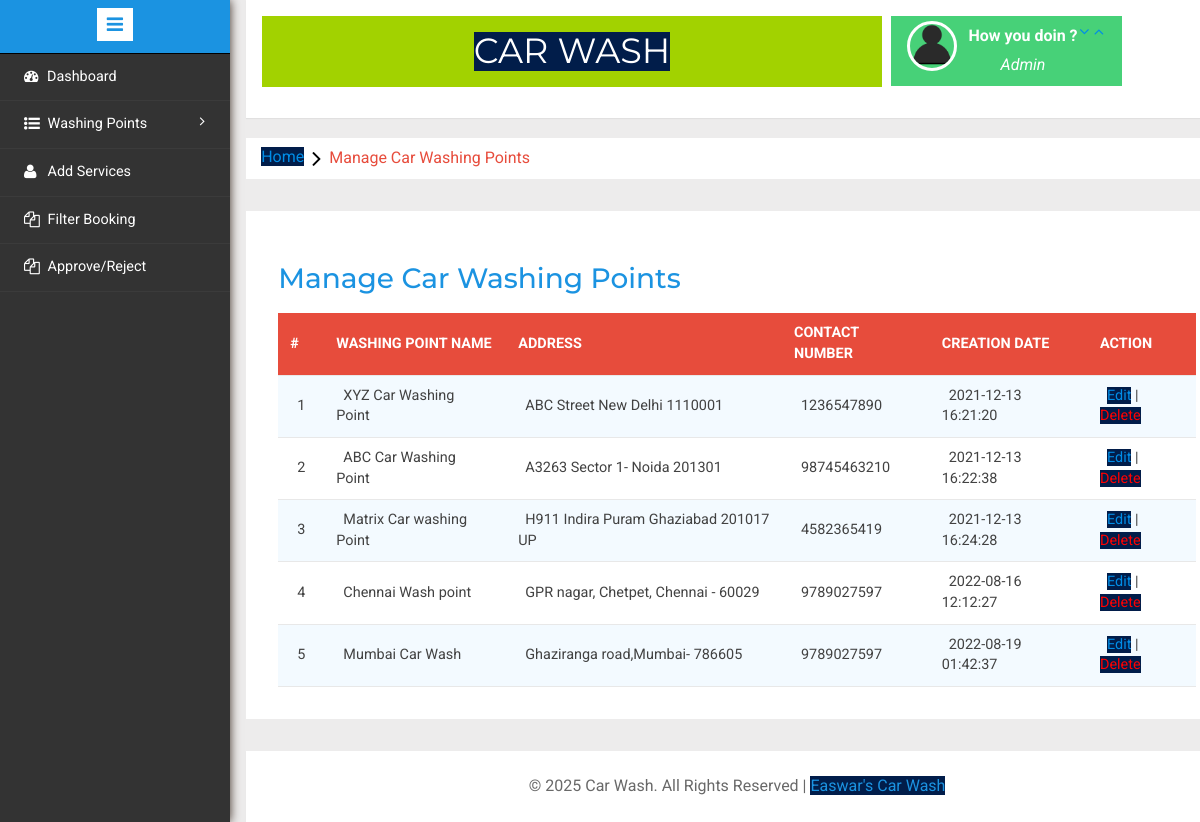
/admin/managecar-washingpoints.php (signed in), run on the app's committed database.
### tables this page shows
CREATE TABLE `tblwashingpoints` (
  `id` int(11) NOT NULL,
  `washingPointName` varchar(255) DEFAULT NULL,
  `washingPointAddress` varchar(255) DEFAULT NULL,
  `contactNumber` bigint(20) DEFAULT NULL,
  `creationDate` timestamp NOT NULL DEFAULT current_timestamp(),
  `City` varchar(50) NOT NULL
);

### admin/managecar-washingpoints.php (the view, shortened to what this page needs)
<?php
include('includes/config.php');
if(strlen($_SESSION['alogin'])==0)
	{
header('location:index.php');
}
else{
	?>
<!DOCTYPE HTML>
<html>
<head>
<link href="css/bootstrap.min.css" rel='stylesheet' type='text/css' />
<link href="css/style.css" rel='stylesheet' type='text/css' />
<link rel="stylesheet" href="css/morris.css" type="text/css"/>
<link href="css/font-awesome.css" rel="stylesheet">
<link rel="stylesheet" type="text/css" href="css/table-style.css" />
<link rel="stylesheet" type="text/css" href="css/basictable.css" />
<link rel="stylesheet" href="css/icon-font.min.css" type='text/css' />
</head>
<body>
   <div class="page-container">
<div class="left-content">
	   <div class="mother-grid-inner">
				<?php include('includes/header.php');?>
				</div>
<ol class="breadcrumb">
                <li class="breadcrumb-item"><a href="dashboard.php">Home</a><i class="fa fa-angle-right"></i>Manage Car Washing Points</li>
            </ol>
<div class="agile-grids">
				<div class="agile-tables">
					<div class="w3l-table-info">
					  <h2>Manage Car Washing Points</h2>
					    <table id="table">
						<thead>
						  <tr>
						  <th>#</th>
							<th >Washing Point Name</th>
							<th>Address</th>
							<th>Contact Number</th>
							<th>Creation Date</th>
							<th>Action</th>
						  </tr>
						</thead>
						<tbody>
<?php $sql = "SELECT * from tblwashingpoints";
$query = $dbh -> prepare($sql);
$query->execute();
$results=$query->fetchAll(PDO::FETCH_OBJ);
$cnt=1;
if($query->rowCount() > 0)
{
foreach($results as $result)
{				?>
						  <tr>
							<td><?php echo htmlentities($cnt);?></td>
							<td><?php echo htmlentities($result->washingPointName);?></td>
							<td><?php echo htmlentities($result->washingPointAddress);?></td>
							<td><?php echo htmlentities($result->contactNumber);?></td>
							<td><?php echo htmlentities($result->creationDate);?></td>
							<td>
								<a href="editcar-washpoint.php?wpid=<?php echo htmlentities($result->id);?>">Edit</a> | <a href="managecar-washingpoints.php?rid=<?php echo htmlentities($result->id);?>" style="color:red;" onClick="return confirm('Do you really want to delete');">Delete</a></td>
						  </tr>
						 <?php $cnt=$cnt+1;} }?>
						</tbody>
					  </table>
					</div>
			</div>
<?php include('includes/footer.php');?>
</div>
</div>
						<?php include('includes/sidebarmenu.php');?>
							</div>
</body>
</html>
<?php } ?>

### admin/css/table-style.css (style rules this page uses)
table { background: white; border-collapse: collapse; margin: 1.25em 0 0; width: 100%; }
table tr, table th, table td { border: none; border-bottom: 1px solid #e8e8e8; font-size: .95em; }
table th, table td { padding: 10px 12px; text-align: left; }
table th { background: #e74c3c; color: #fff; text-transform: uppercase; }
table tr td { background: #f3faff; color: #424242; }
table tr:nth-of-type(2n+2) td { background: #ffffff; }
table { width: 100%; }

### data on the page
tblwashingpoints: washingPointName "XYZ Car Washing Point", washingPointAddress "ABC Street New Delhi 1110001", contactNumber "1236547890", creationDate "2021-12-13 16:21:20"
tblwashingpoints: washingPointName "ABC Car Washing Point", washingPointAddress "A3263 Sector 1- Noida 201301", contactNumber "98745463210", creationDate "2021-12-13 16:22:38"
tblwashingpoints: washingPointName "Matrix Car washing Point", washingPointAddress "H911 Indira Puram Ghaziabad 201017 UP", contactNumber "4582365419", creationDate "2021-12-13 16:24:28"
tblwashingpoints: washingPointName "Chennai Wash point", washingPointAddress "GPR nagar, Chetpet, Chennai - 60029", contactNumber "9789027597", creationDate "2022-08-16 12:12:27"
tblwashingpoints: washingPointName "Mumbai Car Wash", washingPointAddress "Ghaziranga road,Mumbai- 786605", contactNumber "9789027597", creationDate "2022-08-19 01:42:37"
